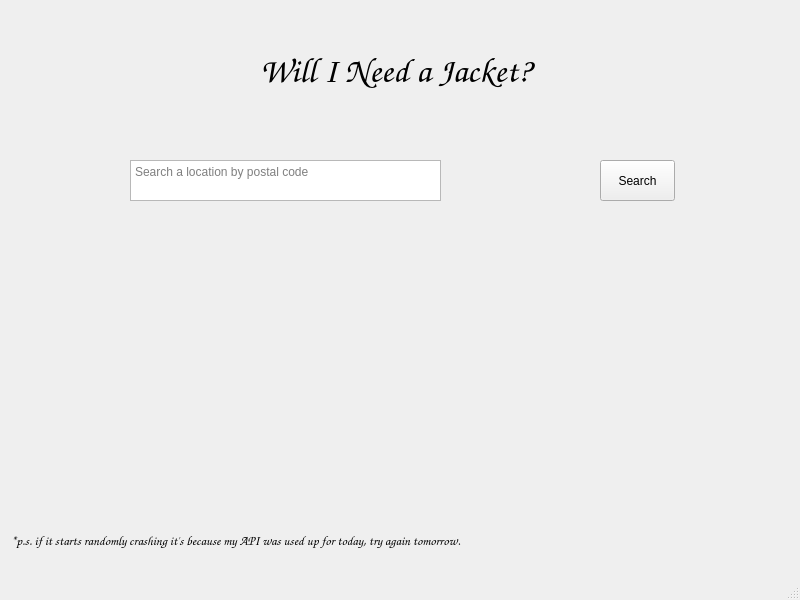
<?xml version="1.0" encoding="UTF-8"?>
<ui version="4.0">
 <class>ProfessionalWeatherAppBestWeatherAppEver</class>
 <widget class="QMainWindow" name="ProfessionalWeatherAppBestWeatherAppEver">
  <property name="geometry">
   <rect>
    <x>0</x>
    <y>0</y>
    <width>800</width>
    <height>600</height>
   </rect>
  </property>
  <property name="windowTitle">
   <string>MainWindow</string>
  </property>
  <widget class="QWidget" name="centralwidget">
   <widget class="QTextEdit" name="textEdit">
    <property name="geometry">
     <rect>
      <x>130</x>
      <y>160</y>
      <width>311</width>
      <height>41</height>
     </rect>
    </property>
    <property name="placeholderText">
     <string>Search a location by postal code</string>
    </property>
   </widget>
   <widget class="QPushButton" name="submitButton">
    <property name="geometry">
     <rect>
      <x>600</x>
      <y>160</y>
      <width>75</width>
      <height>41</height>
     </rect>
    </property>
    <property name="text">
     <string>Search</string>
    </property>
   </widget>
   <widget class="QLabel" name="title">
    <property name="geometry">
     <rect>
      <x>60</x>
      <y>40</y>
      <width>671</width>
      <height>61</height>
     </rect>
    </property>
    <property name="font">
     <font>
      <family>Comic Sans MS</family>
      <pointsize>26</pointsize>
     </font>
    </property>
    <property name="text">
     <string>Will I Need a Jacket?</string>
    </property>
    <property name="textFormat">
     <enum>Qt::TextFormat::PlainText</enum>
    </property>
    <property name="alignment">
     <set>Qt::AlignmentFlag::AlignCenter</set>
    </property>
   </widget>
   <widget class="QLabel" name="responseField">
    <property name="geometry">
     <rect>
      <x>30</x>
      <y>270</y>
      <width>731</width>
      <height>281</height>
     </rect>
    </property>
    <property name="font">
     <font>
      <family>Comic Sans MS</family>
      <pointsize>18</pointsize>
     </font>
    </property>
    <property name="text">
     <string/>
    </property>
   </widget>
   <widget class="QLabel" name="disclaimer">
    <property name="geometry">
     <rect>
      <x>0</x>
      <y>530</y>
      <width>471</width>
      <height>21</height>
     </rect>
    </property>
    <property name="font">
     <font>
      <family>Comic Sans MS</family>
      <pointsize>10</pointsize>
     </font>
    </property>
    <property name="text">
     <string>*p.s. if it starts randomly crashing it's because my API was used up for today, try again tomorrow.</string>
    </property>
    <property name="textFormat">
     <enum>Qt::TextFormat::PlainText</enum>
    </property>
    <property name="alignment">
     <set>Qt::AlignmentFlag::AlignCenter</set>
    </property>
   </widget>
  </widget>
  <widget class="QMenuBar" name="menubar">
   <property name="geometry">
    <rect>
     <x>0</x>
     <y>0</y>
     <width>800</width>
     <height>24</height>
    </rect>
   </property>
  </widget>
  <widget class="QStatusBar" name="statusbar"/>
 </widget>
 <resources/>
 <connections/>
</ui>
